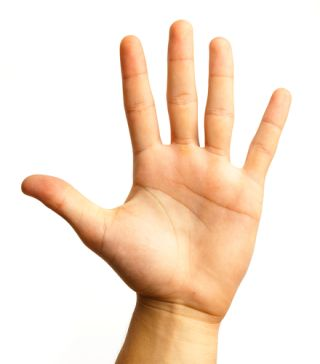
#> input picture hand.jpg, 320 x 364 px, found by its file name
$ python hand_detection_contours.py
#> lines starting #> are read from the running program, lines starting #| are printed output that depends on the picture; after the words box and inside, x2 and y2 are one past the last pixel; in counts of white or black regions, pixels touching at a corner belong together
import numpy as np

import cv2

img1=cv2.imread(r'D:\SALMAN\pythonProject\computer_vision\hand.jpg')
#> img1 is the input picture: shape (364, 320, 3); mean B, G, R 210.1, 226.7, 245.7

img1=cv2.resize(img1,(600,700))
#> img1: shape (700, 600, 3)

img_gray=cv2.cvtColor(img1,cv2.COLOR_BGR2GRAY)
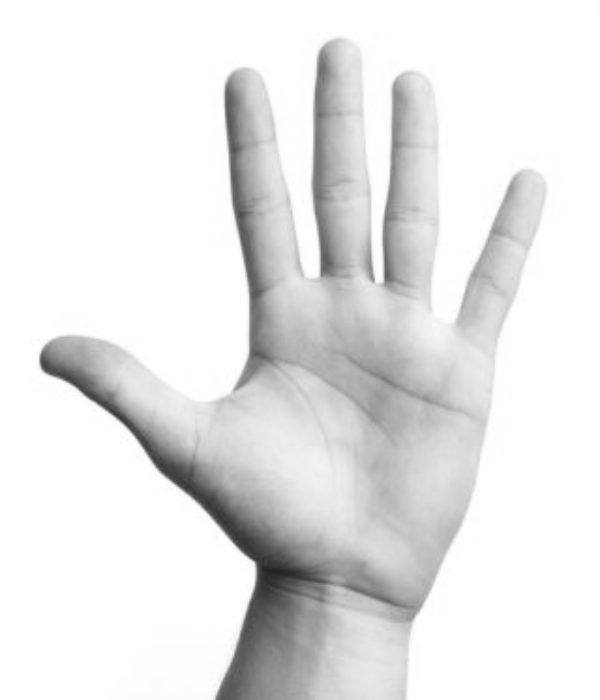
#> img_gray: shape (700, 600); min 34, max 255, mean 230.4
blur=cv2.medianBlur(img_gray,9)
ret,threashold=cv2.threshold(blur,250,255,cv2.THRESH_BINARY_INV)
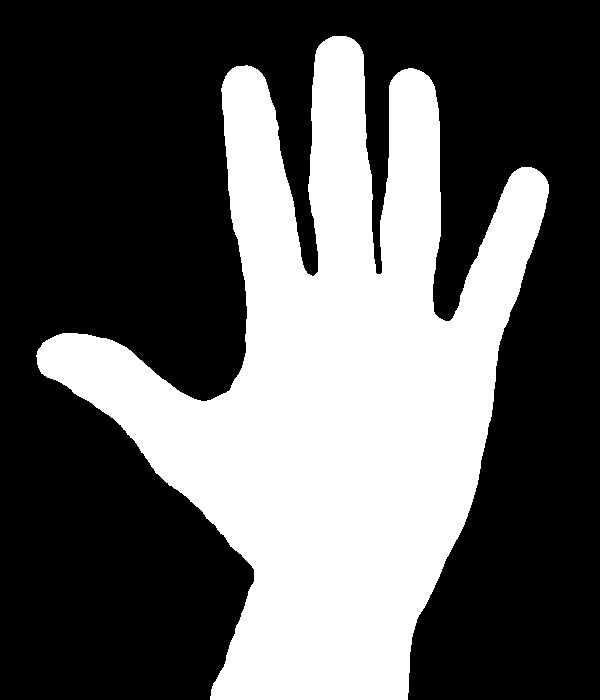
#> threashold: shape (700, 600); 36.7% white; 1 white region
# find continous contours points

cnts,hier=cv2.findContours(threashold,cv2.RETR_EXTERNAL,cv2.CHAIN_APPROX_SIMPLE)
#> cnts = 1 contour; box (x1, y1, x2, y2) and area: (36, 36, 549, 700) 152632
# img1=cv2.drawContours(img1,cnts,-1,(10,20,100),4)


area_list=[]
for c in cnts:
    # calculate thr center point of contours
    # m=cv2.moments(c)
    # cx=int(m['m10']/ m['m00'])
    # cy=int(m['m01']/ m['m00'])

    # cv2.circle(img1,(cx,cy),7,(255,255,255),-1)
    # cv2.putText(img1, 'center', (cx-20, cy-20), cv2.FONT_ITALIC, 0.5,
    #             (0, 87, 211), 2)
    # calculate thr contours area
    area=cv2.contourArea(c)
    area_list.append(area)
    # if area >10000:

    # approx - it is use to approx shape with less number of vertices
    esp=0.0001*cv2.arcLength(c,True)
    data=cv2.approxPolyDP(c,esp,True)

    hull=cv2.convexHull(data)
    cv2.drawContours(img1, [c], -1, (10, 20, 100), 2)
    cv2.drawContours(img1, [hull], -1, (100, 120, 180), 2)
#> this loop made 1 pass
#> (area, esp) on pass 1: (152631.5, 0.336)
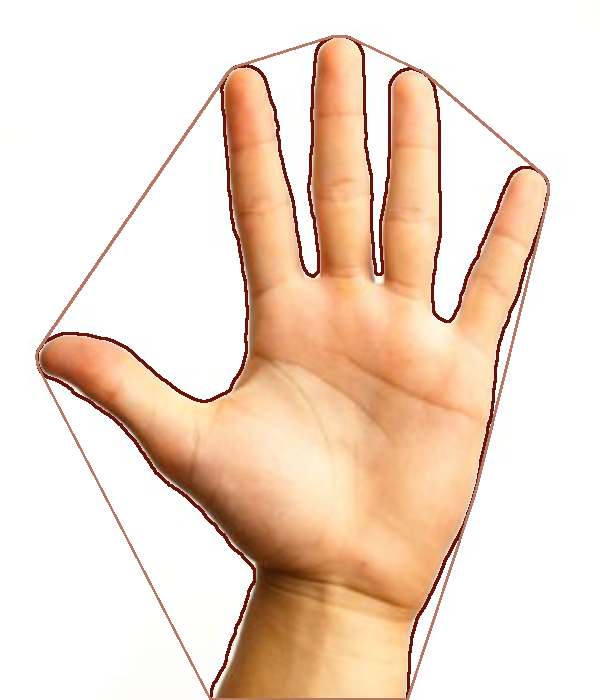
#> img1: shape (700, 600, 3); mean B, G, R 203.5, 220.1, 241.4
#> after the loop, area_list = [152631.5]

# convexity defect
# this line returns actual cordinnates from contours
'''
hull2=cv2.convexHull(cnts[0],returnPoints=False)
defect=cv2.convexityDefects(cnts[0],hull2)
for i in range(defect.shape[0]):
    s,e,f,a=defect[i,0]
    start_point = tuple(c[s][0])
    ending_point=tuple(c[e][0])
    farthest_point=tuple(c[f][0])
    # app_point=tuple(c[a][0])
    cv2.circle(img1,farthest_point,5,[100,12,20],-1)

'''

# extreme points
# it gives topmost,botmost,leftmost, rightmost points of object.

c_max=max(cnts,key=cv2.contourArea)
#> c_max = contour of 1147 points, box (x1, y1, x2, y2) (36, 36, 549, 700), area 152632
# determine the extreme points from contours
ex_left=tuple(c_max[c_max[:,:,0].argmin()][0])
#> ex_left = (36, 355)
ex_right=tuple(c_max[c_max[:,:,0].argmax()][0])
#> ex_right = (548, 193)

ex_top=tuple(c_max[c_max[:,:,1].argmin()][0])
#> ex_top = (332, 36)
ex_bot=tuple(c_max[c_max[:,:,1].argmax()][0])
#> ex_bot = (210, 699)

# print('cmax',tuple(c_max[c_max[:,:,0].argmin()][0]))
cv2.circle(img1,ex_left,8,[255,12,255],-1) #pink
cv2.circle(img1,ex_right,8,[0,0,200],-1) # red
cv2.circle(img1,ex_top,8,[120,12,0],-1) # blue
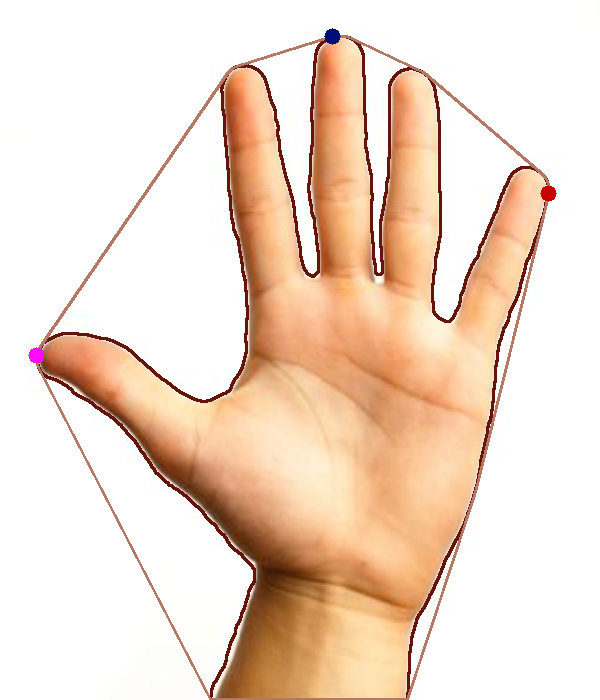
#> img1: shape (700, 600, 3); mean B, G, R 203.4, 219.9, 241.3
cv2.circle(img1,ex_bot,8,[10,120,20],-1) # green
#> img1: shape (700, 600, 3); 0.03% of pixels changed, all inside (x1, y1, x2, y2) = (202, 691, 219, 700)


cv2.imshow('img',img1)

cv2.imshow('img_dray',img_gray)

cv2.imshow('threashold',threashold)

cv2.waitKey()
cv2.destroyAllWindows()
